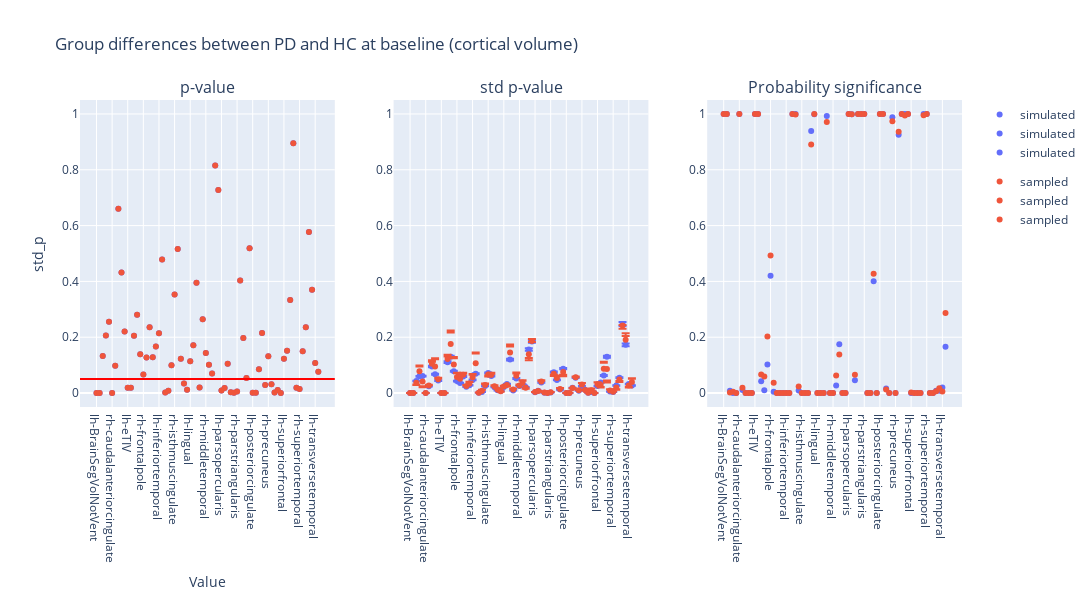

Notebook source saved alongside this figure:
### Code cell
plot_dumbbell(
    ancova_baseline_volume,
    "Group differences between PD and HC at baseline (cortical volume)",
    "group"
)

### Figure 1 — Plotly figure (JSON) as saved in the notebook; plotly's stock layout.template omitted (floating-point values rounded to 4 significant figures)
{"data": [{"hovertemplate": "group=simulated<br>region=%{x}<br>p_value=%{y}<extra></extra>", "legendgroup": "simulated", "marker": {"color": "#636efa", "symbol": "circle"}, "mode": "markers", "name": "simulated", "orientation": "v", "showlegend": true, "type": "scatter", "x": ["lh-BrainSegVolNotVent", "rh-BrainSegVolNotVent", "lh-bankssts", "rh-bankssts", "lh-caudalanteriorcingulate", "rh-caudalanteriorcingulate", "lh-caudalmiddlefrontal", "rh-caudalmiddlefrontal", "lh-cuneus", "rh-cuneus", "lh-eTIV", "rh-eTIV", "lh-entorhinal", "rh-entorhinal", "lh-frontalpole", "rh-frontalpole", "lh-fusiform", "rh-fusiform", "lh-inferiorparietal", "rh-inferiorparietal", "lh-inferiortemporal", "rh-inferiortemporal", "lh-insula", "rh-insula", "lh-isthmuscingulate", "rh-isthmuscingulate", "lh-lateraloccipital", "rh-lateraloccipital", "lh-lateralorbitofrontal", "rh-lateralorbitofrontal", "lh-lingual", "rh-lingual", "lh-medialorbitofrontal", "rh-medialorbitofrontal", "lh-middletemporal", "rh-middletemporal", "lh-paracentral", "rh-paracentral", "lh-parahippocampal", "rh-parahippocampal", "lh-parsopercularis", "rh-parsopercularis", "lh-parsorbitalis", "rh-parsorbitalis", "lh-parstriangularis", "rh-parstriangularis", "lh-pericalcarine", "rh-pericalcarine", "lh-postcentral", "rh-postcentral", "lh-posteriorcingulate", "rh-posteriorcingulate", "lh-precentral", "rh-precentral", "lh-precuneus", "rh-precuneus", "lh-rostralanteriorcingulate", "rh-rostralanteriorcingulate", "lh-rostralmiddlefrontal", "rh-rostralmiddlefrontal", "lh-superiorfrontal", "rh-superiorfrontal", "lh-superiorparietal", "rh-superiorparietal", "lh-superiortemporal", "rh-superiortemporal", "lh-supramarginal", "rh-supramarginal", "lh-temporalpole", "rh-temporalpole", "lh-transversetemporal", "rh-transversetemporal"], "xaxis": "x", "y": [0.0002605, 0.0002605, 0.1331, 0.2058, 0.2557, 8.443e-06, 0.09781, 0.6599, 0.432, 0.2201, 0.01913, 0.01913, 0.2049, 0.2807, 0.1386, 0.06648, 0.127, 0.2353, 0.1282, 0.1667, 0.2138, 0.4781, 0.001786, 0.008041, 0.09968, 0.3534, 0.5163, 0.123, 0.03379, 0.01171, 0.1141, 0.1716, 0.3954, 0.02025, 0.2647, 0.1436, 0.1018, 0.07005, 0.8155, 0.7271, 0.009157, 0.01788, 0.1053, 0.002966, 0.001293, 0.005469, 0.4034, 0.1976, 0.05393, 0.5191, 0.0008303, 0.000906, 0.08556, 0.2156, 0.0285, 0.1319, 0.03179, 0.002014, 0.01058, 9.598e-05, 0.1225, 0.1519, 0.3337, 0.8954, 0.01854, 0.01461, 0.1495, 0.2356, 0.5772, 0.3705, 0.1073, 0.07597], "yaxis": "y"}, {"hovertemplate": "group=sampled<br>region=%{x}<br>p_value=%{y}<extra></extra>", "legendgroup": "sampled", "marker": {"color": "#EF553B", "symbol": "circle"}, "mode": "markers", "name": "sampled", "orientation": "v", "showlegend": true, "type": "scatter", "x": ["lh-BrainSegVolNotVent", "rh-BrainSegVolNotVent", "lh-bankssts", "rh-bankssts", "lh-caudalanteriorcingulate", "rh-caudalanteriorcingulate", "lh-caudalmiddlefrontal", "rh-caudalmiddlefrontal", "lh-cuneus", "rh-cuneus", "lh-eTIV", "rh-eTIV", "lh-entorhinal", "rh-entorhinal", "lh-frontalpole", "rh-frontalpole", "lh-fusiform", "rh-fusiform", "lh-inferiorparietal", "rh-inferiorparietal", "lh-inferiortemporal", "rh-inferiortemporal", "lh-insula", "rh-insula", "lh-isthmuscingulate", "rh-isthmuscingulate", "lh-lateraloccipital", "rh-lateraloccipital", "lh-lateralorbitofrontal", "rh-lateralorbitofrontal", "lh-lingual", "rh-lingual", "lh-medialorbitofrontal", "rh-medialorbitofrontal", "lh-middletemporal", "rh-middletemporal", "lh-paracentral", "rh-paracentral", "lh-parahippocampal", "rh-parahippocampal", "lh-parsopercularis", "rh-parsopercularis", "lh-parsorbitalis", "rh-parsorbitalis", "lh-parstriangularis", "rh-parstriangularis", "lh-pericalcarine", "rh-pericalcarine", "lh-postcentral", "rh-postcentral", "lh-posteriorcingulate", "rh-posteriorcingulate", "lh-precentral", "rh-precentral", "lh-precuneus", "rh-precuneus", "lh-rostralanteriorcingulate", "rh-rostralanteriorcingulate", "lh-rostralmiddlefrontal", "rh-rostralmiddlefrontal", "lh-superiorfrontal", "rh-superiorfrontal", "lh-superiorparietal", "rh-superiorparietal", "lh-superiortemporal", "rh-superiortemporal", "lh-supramarginal", "rh-supramarginal", "lh-temporalpole", "rh-temporalpole", "lh-transversetemporal", "rh-transversetemporal"], "xaxis": "x", "y": [0.0002605, 0.0002605, 0.1331, 0.2058, 0.2557, 8.443e-06, 0.09781, 0.6599, 0.432, 0.2201, 0.01913, 0.01913, 0.2049, 0.2807, 0.1386, 0.06648, 0.127, 0.2353, 0.1282, 0.1667, 0.2138, 0.4781, 0.001786, 0.008041, 0.09968, 0.3534, 0.5163, 0.123, 0.03379, 0.01171, 0.1141, 0.1716, 0.3954, 0.02025, 0.2647, 0.1436, 0.1018, 0.07005, 0.8155, 0.7271, 0.009157, 0.01788, 0.1053, 0.002966, 0.001293, 0.005469, 0.4034, 0.1976, 0.05393, 0.5191, 0.0008303, 0.000906, 0.08556, 0.2156, 0.0285, 0.1319, 0.03179, 0.002014, 0.01058, 9.598e-05, 0.1225, 0.1519, 0.3337, 0.8954, 0.01854, 0.01461, 0.1495, 0.2356, 0.5772, 0.3705, 0.1073, 0.07597], "yaxis": "y"}, {"error_y": {"array": [6.602e-07, 6.602e-07, 0.001175, 0.001629, 0.001655, 1.11e-07, 0.0006597, 0.00259, 0.001827, 0.001218, 9.247e-07, 9.247e-07, 0.003009, 0.003546, 0.002126, 0.001167, 0.00099, 0.001622, 0.0006103, 0.0007572, 0.001276, 0.001886, 2.46e-05, 0.0001124, 0.0006757, 0.001956, 0.001657, 0.0005727, 0.0002663, 0.0002036, 0.0005887, 0.0008739, 0.003267, 0.0002541, 0.001418, 0.0006822, 0.0008462, 0.000583, 0.004245, 0.005041, 8.392e-05, 0.000212, 0.001022, 3.741e-05, 1.331e-05, 6.512e-05, 0.002041, 0.00128, 0.0003368, 0.00238, 1.028e-05, 9.62e-06, 0.000513, 0.001501, 0.0002216, 0.0006767, 0.0003202, 2.318e-05, 9.809e-05, 1.599e-06, 0.0006919, 0.001029, 0.001722, 0.003543, 0.0001408, 0.0001124, 0.0007433, 0.001498, 0.006744, 0.004709, 0.0008921, 0.0007343], "arrayminus": [6.791e-07, 6.791e-07, 0.001209, 0.001676, 0.001702, 1.142e-07, 0.0006785, 0.002664, 0.001879, 0.001253, 9.51e-07, 9.51e-07, 0.003095, 0.003647, 0.002187, 0.0012, 0.001018, 0.001668, 0.0006277, 0.0007787, 0.001312, 0.00194, 2.53e-05, 0.0001156, 0.0006949, 0.002012, 0.001705, 0.0005891, 0.0002739, 0.0002094, 0.0006054, 0.0008988, 0.00336, 0.0002613, 0.001459, 0.0007016, 0.0008703, 0.0005996, 0.004366, 0.005185, 8.631e-05, 0.000218, 0.001052, 3.847e-05, 1.369e-05, 6.698e-05, 0.0021, 0.001316, 0.0003464, 0.002448, 1.058e-05, 9.895e-06, 0.0005276, 0.001544, 0.0002279, 0.000696, 0.0003293, 2.384e-05, 0.0001009, 1.645e-06, 0.0007117, 0.001058, 0.001771, 0.003644, 0.0001448, 0.0001156, 0.0007645, 0.001541, 0.006936, 0.004844, 0.0009175, 0.0007552]}, "hovertemplate": "group=simulated<br>region=%{x}<br>std_p=%{y}<extra></extra>", "legendgroup": "simulated", "marker": {"color": "#636efa", "symbol": "circle"}, "mode": "markers", "name": "simulated", "orientation": "v", "showlegend": true, "type": "scatter", "x": ["lh-BrainSegVolNotVent", "rh-BrainSegVolNotVent", "lh-bankssts", "rh-bankssts", "lh-caudalanteriorcingulate", "rh-caudalanteriorcingulate", "lh-caudalmiddlefrontal", "rh-caudalmiddlefrontal", "lh-cuneus", "rh-cuneus", "lh-eTIV", "rh-eTIV", "lh-entorhinal", "rh-entorhinal", "lh-frontalpole", "rh-frontalpole", "lh-fusiform", "rh-fusiform", "lh-inferiorparietal", "rh-inferiorparietal", "lh-inferiortemporal", "rh-inferiortemporal", "lh-insula", "rh-insula", "lh-isthmuscingulate", "rh-isthmuscingulate", "lh-lateraloccipital", "rh-lateraloccipital", "lh-lateralorbitofrontal", "rh-lateralorbitofrontal", "lh-lingual", "rh-lingual", "lh-medialorbitofrontal", "rh-medialorbitofrontal", "lh-middletemporal", "rh-middletemporal", "lh-paracentral", "rh-paracentral", "lh-parahippocampal", "rh-parahippocampal", "lh-parsopercularis", "rh-parsopercularis", "lh-parsorbitalis", "rh-parsorbitalis", "lh-parstriangularis", "rh-parstriangularis", "lh-pericalcarine", "rh-pericalcarine", "lh-postcentral", "rh-postcentral", "lh-posteriorcingulate", "rh-posteriorcingulate", "lh-precentral", "rh-precentral", "lh-precuneus", "rh-precuneus", "lh-rostralanteriorcingulate", "rh-rostralanteriorcingulate", "lh-rostralmiddlefrontal", "rh-rostralmiddlefrontal", "lh-superiorfrontal", "rh-superiorfrontal", "lh-superiorparietal", "rh-superiorparietal", "lh-superiortemporal", "rh-superiortemporal", "lh-supramarginal", "rh-supramarginal", "lh-temporalpole", "rh-temporalpole", "lh-transversetemporal", "rh-transversetemporal"], "xaxis": "x2", "y": [2.424e-05, 2.424e-05, 0.04315, 0.05981, 0.06076, 4.076e-06, 0.02422, 0.09509, 0.06705, 0.04471, 3.394e-05, 3.394e-05, 0.1105, 0.1302, 0.07806, 0.04282, 0.03634, 0.05954, 0.0224, 0.02779, 0.04684, 0.06924, 0.000903, 0.004127, 0.0248, 0.0718, 0.06084, 0.02102, 0.009776, 0.007474, 0.02161, 0.03208, 0.1199, 0.009326, 0.05206, 0.02504, 0.03106, 0.0214, 0.1558, 0.185, 0.00308, 0.007782, 0.03753, 0.001373, 0.0004888, 0.002391, 0.07494, 0.04697, 0.01236, 0.08737, 0.0003775, 0.0003532, 0.01883, 0.05512, 0.008135, 0.02484, 0.01175, 0.0008508, 0.003601, 5.87e-05, 0.0254, 0.03778, 0.06322, 0.1301, 0.005169, 0.004127, 0.02728, 0.05501, 0.2476, 0.1729, 0.03275, 0.02696], "yaxis": "y2"}, {"error_y": {"array": [6.007e-06, 6.007e-06, -0.005519, 0.02019, -0.01757, -1.244e-07, 0.003046, 0.01261, 0.0297, 0.00571, 6.824e-06, 6.824e-06, 0.01475, 0.04894, 0.02665, 0.01571, 0.01595, 0.007206, 0.003383, 0.006829, 0.01112, 0.03897, 0.0004926, 0.00411, 0.00486, -0.003294, 0.006625, 0.003552, 0.003275, -0.0009426, 0.002446, -0.002536, 0.02843, 0.003616, 0.01135, 0.002996, 0.007808, -0.001992, -0.01292, 0.006611, 0.0003455, 0.0001204, 0.004787, 0.0009652, 0.0001317, 0.0008306, -0.003658, 0.008524, 0.00281, -0.009935, 1.177e-06, 0.0001827, -0.0003102, 0.00295, 0.001735, 0.006131, -0.0004209, 0.0003964, 0.006208, -8.143e-06, 0.00706, -0.007516, 0.0254, -0.04067, 0.004114, 0.0009552, -0.006481, -0.005381, 0.001538, 0.023, -0.004871, 0.01337], "arrayminus": [-4.668e-06, -4.668e-06, 0.007903, -0.01688, 0.02093, 3.497e-07, -0.001708, -0.007352, -0.026, -0.00324, -4.949e-06, -4.949e-06, -0.008641, -0.04175, -0.02234, -0.01334, -0.01394, -0.003915, -0.002145, -0.005293, -0.008534, -0.03514, -0.0004427, -0.003882, -0.00349, 0.007262, -0.003263, -0.00239, -0.002735, 0.001356, -0.001252, 0.004309, -0.02181, -0.003101, -0.008473, -0.001612, -0.006092, 0.003175, 0.02153, 0.003614, -0.0001753, 0.0003096, -0.002713, -0.0008893, -0.0001047, -0.0006985, 0.007799, -0.005928, -0.002127, 0.01476, 1.968e-05, -0.0001632, 0.001351, 9.518e-05, -0.001286, -0.004758, 0.00107, -0.0003494, -0.006009, 1.139e-05, -0.005656, 0.009604, -0.02191, 0.04786, -0.003828, -0.0007272, 0.007989, 0.00842, 0.01214, -0.01344, 0.00668, -0.01188]}, "hovertemplate": "group=sampled<br>region=%{x}<br>std_p=%{y}<extra></extra>", "legendgroup": "sampled", "marker": {"color": "#EF553B", "symbol": "circle"}, "mode": "markers", "name": "sampled", "orientation": "v", "showlegend": true, "type": "scatter", "x": ["lh-BrainSegVolNotVent", "rh-BrainSegVolNotVent", "lh-bankssts", "rh-bankssts", "lh-caudalanteriorcingulate", "rh-caudalanteriorcingulate", "lh-caudalmiddlefrontal", "rh-caudalmiddlefrontal", "lh-cuneus", "rh-cuneus", "lh-eTIV", "rh-eTIV", "lh-entorhinal", "rh-entorhinal", "lh-frontalpole", "rh-frontalpole", "lh-fusiform", "rh-fusiform", "lh-inferiorparietal", "rh-inferiorparietal", "lh-inferiortemporal", "rh-inferiortemporal", "lh-insula", "rh-insula", "lh-isthmuscingulate", "rh-isthmuscingulate", "lh-lateraloccipital", "rh-lateraloccipital", "lh-lateralorbitofrontal", "rh-lateralorbitofrontal", "lh-lingual", "rh-lingual", "lh-medialorbitofrontal", "rh-medialorbitofrontal", "lh-middletemporal", "rh-middletemporal", "lh-paracentral", "rh-paracentral", "lh-parahippocampal", "rh-parahippocampal", "lh-parsopercularis", "rh-parsopercularis", "lh-parsorbitalis", "rh-parsorbitalis", "lh-parstriangularis", "rh-parstriangularis", "lh-pericalcarine", "rh-pericalcarine", "lh-postcentral", "rh-postcentral", "lh-posteriorcingulate", "rh-posteriorcingulate", "lh-precentral", "rh-precentral", "lh-precuneus", "rh-precuneus", "lh-rostralanteriorcingulate", "rh-rostralanteriorcingulate", "lh-rostralmiddlefrontal", "rh-rostralmiddlefrontal", "lh-superiorfrontal", "rh-superiorfrontal", "lh-superiorparietal", "rh-superiorparietal", "lh-superiortemporal", "rh-superiortemporal", "lh-supramarginal", "rh-supramarginal", "lh-temporalpole", "rh-temporalpole", "lh-transversetemporal", "rh-transversetemporal"], "xaxis": "x2", "y": [2.958e-05, 2.958e-05, 0.03645, 0.07837, 0.04153, 3.841e-06, 0.0266, 0.1051, 0.09493, 0.0492, 3.984e-05, 3.984e-05, 0.1222, 0.1756, 0.1026, 0.05736, 0.0513, 0.06513, 0.02517, 0.03387, 0.05669, 0.1063, 0.001371, 0.008125, 0.02899, 0.06655, 0.0658, 0.024, 0.01278, 0.006328, 0.02347, 0.02867, 0.1451, 0.01269, 0.06199, 0.02736, 0.03803, 0.01883, 0.1387, 0.1866, 0.003342, 0.007691, 0.0413, 0.002301, 0.0006071, 0.003156, 0.06924, 0.05422, 0.01484, 0.07506, 0.0003684, 0.0005262, 0.01801, 0.05656, 0.009648, 0.03029, 0.01101, 0.001224, 0.009711, 4.896e-05, 0.03177, 0.02923, 0.0869, 0.08584, 0.009142, 0.00497, 0.02006, 0.04813, 0.2424, 0.1912, 0.02698, 0.0396], "yaxis": "y2"}, {"hovertemplate": "group=simulated<br>region=%{x}<br>psig=%{y}<extra></extra>", "legendgroup": "simulated", "marker": {"color": "#636efa", "symbol": "circle"}, "mode": "markers", "name": "simulated", "orientation": "v", "showlegend": true, "type": "scatter", "x": ["lh-BrainSegVolNotVent", "rh-BrainSegVolNotVent", "lh-bankssts", "rh-bankssts", "lh-caudalanteriorcingulate", "rh-caudalanteriorcingulate", "lh-caudalmiddlefrontal", "rh-caudalmiddlefrontal", "lh-cuneus", "rh-cuneus", "lh-eTIV", "rh-eTIV", "lh-entorhinal", "rh-entorhinal", "lh-frontalpole", "rh-frontalpole", "lh-fusiform", "rh-fusiform", "lh-inferiorparietal", "rh-inferiorparietal", "lh-inferiortemporal", "rh-inferiortemporal", "lh-insula", "rh-insula", "lh-isthmuscingulate", "rh-isthmuscingulate", "lh-lateraloccipital", "rh-lateraloccipital", "lh-lateralorbitofrontal", "rh-lateralorbitofrontal", "lh-lingual", "rh-lingual", "lh-medialorbitofrontal", "rh-medialorbitofrontal", "lh-middletemporal", "rh-middletemporal", "lh-paracentral", "rh-paracentral", "lh-parahippocampal", "rh-parahippocampal", "lh-parsopercularis", "rh-parsopercularis", "lh-parsorbitalis", "rh-parsorbitalis", "lh-parstriangularis", "rh-parstriangularis", "lh-pericalcarine", "rh-pericalcarine", "lh-postcentral", "rh-postcentral", "lh-posteriorcingulate", "rh-posteriorcingulate", "lh-precentral", "rh-precentral", "lh-precuneus", "rh-precuneus", "lh-rostralanteriorcingulate", "rh-rostralanteriorcingulate", "lh-rostralmiddlefrontal", "rh-rostralmiddlefrontal", "lh-superiorfrontal", "rh-superiorfrontal", "lh-superiorparietal", "rh-superiorparietal", "lh-superiortemporal", "rh-superiortemporal", "lh-supramarginal", "rh-supramarginal", "lh-temporalpole", "rh-temporalpole", "lh-transversetemporal", "rh-transversetemporal"], "xaxis": "x3", "y": [1.0, 1.0, 0.008516, 0.0001906, 7.74e-07, 1.0, 0.01058, 6.226e-16, 9.307e-17, 4.59e-08, 1.0, 1.0, 0.04216, 0.009732, 0.1027, 0.42, 0.004301, 6.404e-06, 4.323e-06, 7.277e-09, 5.4e-07, 6.488e-19, 1.0, 1.0, 0.009361, 4.479e-10, 2.223e-27, 5.796e-06, 0.9387, 0.9993, 0.000122, 1.486e-07, 2.785e-05, 0.9931, 1.598e-09, 5.059e-07, 0.02667, 0.1749, 2.82e-06, 4.98e-05, 1.0, 0.9986, 0.04577, 1.0, 1.0, 1.0, 4.567e-12, 8.077e-06, 0.4004, 4.506e-14, 1.0, 1.0, 0.0164, 1.583e-05, 0.9885, 1.218e-05, 0.9256, 1.0, 1.0, 1.0, 0.0001738, 0.0002162, 3.36e-11, 1.313e-06, 1.0, 1.0, 7.815e-07, 1.01e-06, 0.007917, 0.007913, 0.01964, 0.1658], "yaxis": "y3"}, {"hovertemplate": "group=sampled<br>region=%{x}<br>psig=%{y}<extra></extra>", "legendgroup": "sampled", "marker": {"color": "#EF553B", "symbol": "circle"}, "mode": "markers", "name": "sampled", "orientation": "v", "showlegend": true, "type": "scatter", "x": ["lh-BrainSegVolNotVent", "rh-BrainSegVolNotVent", "lh-bankssts", "rh-bankssts", "lh-caudalanteriorcingulate", "rh-caudalanteriorcingulate", "lh-caudalmiddlefrontal", "rh-caudalmiddlefrontal", "lh-cuneus", "rh-cuneus", "lh-eTIV", "rh-eTIV", "lh-entorhinal", "rh-entorhinal", "lh-frontalpole", "rh-frontalpole", "lh-fusiform", "rh-fusiform", "lh-inferiorparietal", "rh-inferiorparietal", "lh-inferiortemporal", "rh-inferiortemporal", "lh-insula", "rh-insula", "lh-isthmuscingulate", "rh-isthmuscingulate", "lh-lateraloccipital", "rh-lateraloccipital", "lh-lateralorbitofrontal", "rh-lateralorbitofrontal", "lh-lingual", "rh-lingual", "lh-medialorbitofrontal", "rh-medialorbitofrontal", "lh-middletemporal", "rh-middletemporal", "lh-paracentral", "rh-paracentral", "lh-parahippocampal", "rh-parahippocampal", "lh-parsopercularis", "rh-parsopercularis", "lh-parsorbitalis", "rh-parsorbitalis", "lh-parstriangularis", "rh-parstriangularis", "lh-pericalcarine", "rh-pericalcarine", "lh-postcentral", "rh-postcentral", "lh-posteriorcingulate", "rh-posteriorcingulate", "lh-precentral", "rh-precentral", "lh-precuneus", "rh-precuneus", "lh-rostralanteriorcingulate", "rh-rostralanteriorcingulate", "lh-rostralmiddlefrontal", "rh-rostralmiddlefrontal", "lh-superiorfrontal", "rh-superiorfrontal", "lh-superiorparietal", "rh-superiorparietal", "lh-superiortemporal", "rh-superiortemporal", "lh-supramarginal", "rh-supramarginal", "lh-temporalpole", "rh-temporalpole", "lh-transversetemporal", "rh-transversetemporal"], "xaxis": "x3", "y": [1.0, 1.0, 0.002068, 0.004197, 5.132e-13, 1.0, 0.0187, 3.062e-13, 5.159e-09, 6.638e-07, 1.0, 1.0, 0.066, 0.05915, 0.2027, 0.4931, 0.03732, 3.65e-05, 4.026e-05, 1.895e-06, 3.314e-05, 9.534e-09, 1.0, 0.9979, 0.02366, 1.669e-11, 1.325e-23, 6.579e-05, 0.8904, 0.9999, 0.0003809, 4.385e-09, 0.0005915, 0.9708, 4.002e-07, 4.033e-06, 0.06266, 0.138, 1.012e-07, 5.871e-05, 1.0, 0.9988, 0.06575, 1.0, 1.0, 1.0, 6.663e-14, 0.0001059, 0.4273, 1.296e-18, 1.0, 1.0, 0.01258, 2.581e-05, 0.9741, 0.0003003, 0.9365, 1.0, 0.9945, 1.0, 0.00237, 2.099e-06, 1.505e-06, 4.223e-14, 0.9949, 1.0, 2.365e-11, 2.352e-08, 0.006434, 0.01737, 0.005457, 0.2864], "yaxis": "y3"}], "layout": {"annotations": [{"font": {"size": 16}, "showarrow": false, "text": "p-value", "x": 0.1444, "xanchor": "center", "xref": "paper", "y": 1, "yanchor": "bottom", "yref": "paper"}, {"font": {"size": 16}, "showarrow": false, "text": "std p-value", "x": 0.5, "xanchor": "center", "xref": "paper", "y": 1, "yanchor": "bottom", "yref": "paper"}, {"font": {"size": 16}, "showarrow": false, "text": "Probability significance", "x": 0.8556, "xanchor": "center", "xref": "paper", "y": 1, "yanchor": "bottom", "yref": "paper"}], "height": 600, "hovermode": "closest", "shapes": [{"line": {"color": "red", "width": 2}, "type": "line", "x0": 0, "x1": 1, "xref": "x domain", "y0": 0.05, "y1": 0.05, "yref": "y"}], "title": {"text": "Group differences between PD and HC at baseline (cortical volume)"}, "width": 1400, "xaxis": {"anchor": "y", "domain": [0, 0.2889], "title": {"text": "Value"}}, "xaxis2": {"anchor": "y2", "domain": [0.3556, 0.6444]}, "xaxis3": {"anchor": "y3", "domain": [0.7111, 1]}, "yaxis": {"anchor": "x", "domain": [0, 1], "range": [-0.05, 1.05], "title": {"text": "std_p"}}, "yaxis2": {"anchor": "x2", "domain": [0, 1], "range": [-0.05, 1.05]}, "yaxis3": {"anchor": "x3", "domain": [0, 1], "range": [-0.05, 1.05]}}}
